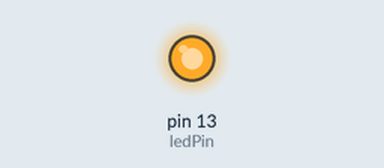
Simulated run of this sketch. Board: Arduino Uno, built with avr-gcc and run on an emulated ATmega328P. Shown: output pins drawn as LEDs (lit = HIGH).

Above: at 1.0 s.
At 5.6 s:
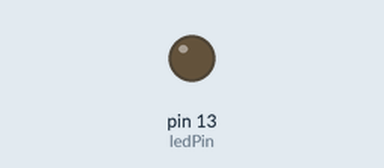
Timing chart, 0 to 10.7 s (numbered marks = the images above):
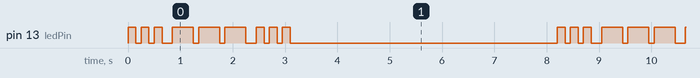

Measured:
- by itself, pin 13 (ledPin): repeats every 8.2 s: 2 × (LOW 0.10 s, HIGH 0.15 s), LOW 0.20 s, 2 × (HIGH 0.40 s, LOW 0.10 s), HIGH 0.40 s, LOW 0.20 s, 2 × (HIGH 0.15 s, LOW 0.10 s), HIGH 0.15 s, LOW 5.1 s, HIGH 0.15 s
- by itself, everything shown: repeats every 8.2 s, in 18 steps

The sketch:

SOS_sinyali.ino
```cpp
// SOS sinyali


int ledPin = 13;

void setup() {
  pinMode(ledPin,OUTPUT);

}

void loop() {
  for(int i=0;i<3;i++){
    digitalWrite(ledPin,HIGH);
    delay(150);
    digitalWrite(ledPin,LOW);
    delay(100);
  }

  delay(100);

  for(int j=0;j<3;j++){
    digitalWrite(ledPin,HIGH);
    delay(400);
    digitalWrite(ledPin,LOW);
    delay(100);
  }

  delay(100);

  for(int i=0;i<3;i++){
    digitalWrite(ledPin,HIGH);
    delay(150);
    digitalWrite(ledPin,LOW);
    delay(100);
  }

  delay(5000);


}
```
